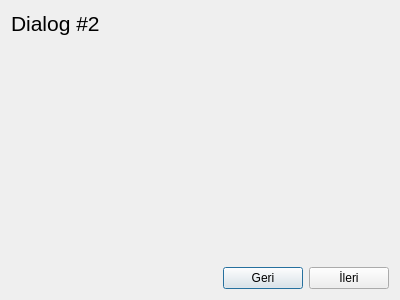
<?xml version="1.0" encoding="UTF-8"?>
<ui version="4.0">
 <class>dialog2Window</class>
 <widget class="QDialog" name="dialog2Window">
  <property name="geometry">
   <rect>
    <x>0</x>
    <y>0</y>
    <width>400</width>
    <height>300</height>
   </rect>
  </property>
  <property name="windowTitle">
   <string>Dialog</string>
  </property>
  <layout class="QVBoxLayout" name="verticalLayout">
   <item>
    <widget class="QLabel" name="label">
     <property name="font">
      <font>
       <pointsize>16</pointsize>
      </font>
     </property>
     <property name="text">
      <string>Dialog #2</string>
     </property>
    </widget>
   </item>
   <item>
    <spacer name="verticalSpacer">
     <property name="orientation">
      <enum>Qt::Vertical</enum>
     </property>
     <property name="sizeHint" stdset="0">
      <size>
       <width>20</width>
       <height>217</height>
      </size>
     </property>
    </spacer>
   </item>
   <item>
    <layout class="QHBoxLayout" name="horizontalLayout">
     <property name="sizeConstraint">
      <enum>QLayout::SetMinimumSize</enum>
     </property>
     <item>
      <spacer name="horizontalSpacer">
       <property name="orientation">
        <enum>Qt::Horizontal</enum>
       </property>
       <property name="sizeHint" stdset="0">
        <size>
         <width>40</width>
         <height>20</height>
        </size>
       </property>
      </spacer>
     </item>
     <item>
      <widget class="QPushButton" name="pushButton_2">
       <property name="text">
        <string>Geri</string>
       </property>
      </widget>
     </item>
     <item>
      <widget class="QPushButton" name="pushButton">
       <property name="text">
        <string>İleri</string>
       </property>
      </widget>
     </item>
    </layout>
   </item>
  </layout>
 </widget>
 <resources/>
 <connections/>
</ui>
